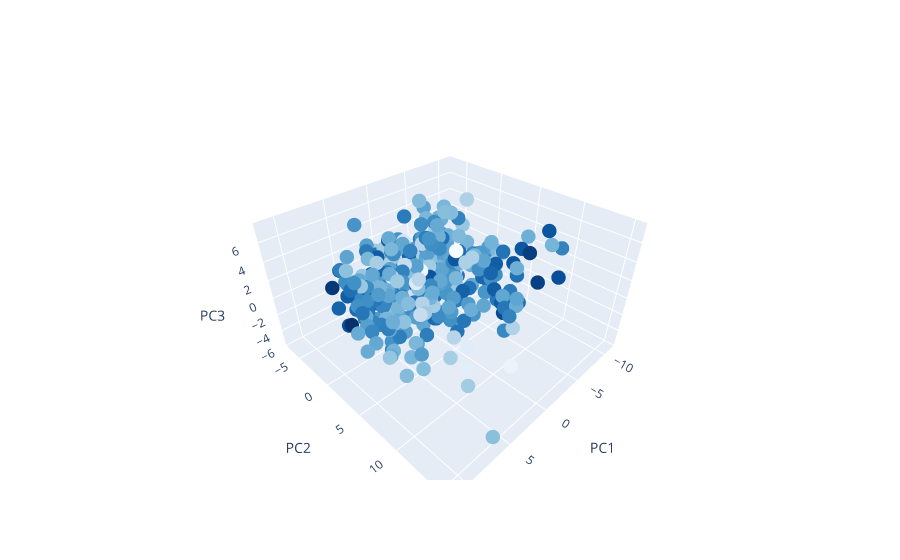

Notebook code cell kept with this figure:
### Markdown cell above
Having run out of spatial dimensions, we use color to represent the 4th pc

### Code cell
markercolor = df['PC4']

fig1 = go.Scatter3d(x=df['PC1'],
                    y=df['PC2'],
                    z=df['PC3'],
                    marker=dict(color=markercolor,
                                opacity=1,
                                reversescale=True,
                                colorscale='Blues',
                                size=5),
                    line=dict (width=0.02),
                    mode='markers')

mylayout = go.Layout(scene=dict(xaxis=dict( title="PC1"),
                                yaxis=dict( title="PC2"),
                                zaxis=dict(title="PC3")),)

fig = go.Figure(
    data=[fig1],
    layout=mylayout,
)
fig.show()

### Figure 1 — Plotly figure (JSON) as saved in the notebook; plotly's stock layout.template omitted (floating-point values rounded to 4 significant figures; data arrays with more than 128 entries replaced by an {"elided": "..."} marker saying what was removed)
{"data": [{"line": {"width": 0.02}, "marker": {"color": {"elided": "397 float values"}, "colorscale": [[0, "rgb(247,251,255)"], [0.125, "rgb(222,235,247)"], [0.25, "rgb(198,219,239)"], [0.375, "rgb(158,202,225)"], [0.5, "rgb(107,174,214)"], [0.625, "rgb(66,146,198)"], [0.75, "rgb(33,113,181)"], [0.875, "rgb(8,81,156)"], [1, "rgb(8,48,107)"]], "opacity": 1, "reversescale": true, "size": 5}, "mode": "markers", "type": "scatter3d", "x": {"elided": "397 float values"}, "y": {"elided": "397 float values"}, "z": {"elided": "397 float values"}}], "layout": {"scene": {"xaxis": {"title": {"text": "PC1"}}, "yaxis": {"title": {"text": "PC2"}}, "zaxis": {"title": {"text": "PC3"}}}}}
